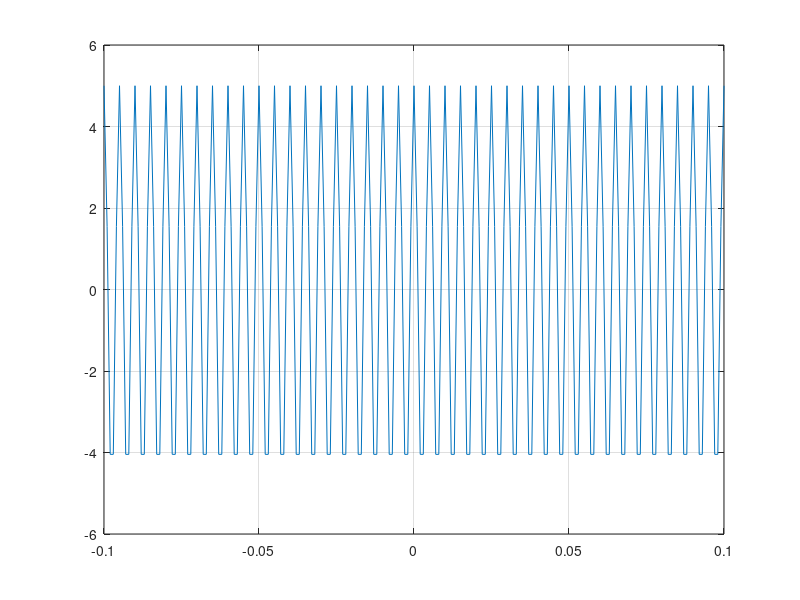
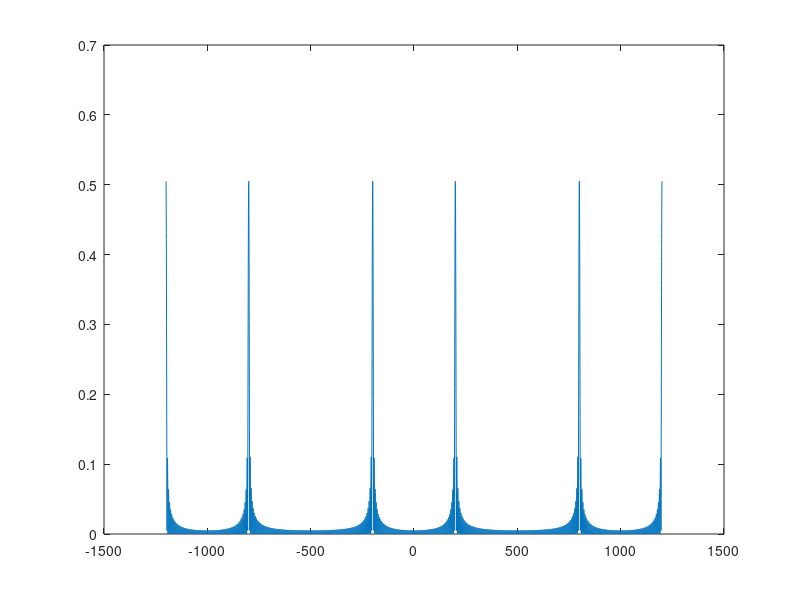

Recreate these plots in MATLAB, in order.
clc , clear

%%Ejercicio 1
f= 1200;
fs=1000;
ts=1/fs;
t=-0.1:ts:0.1;
a=5;
x1= a*cos( 2*pi*t*f);
figure(1)
plot(t,x1)
grid on, ylim([-6 6]), xlim([-0.1 0.1])

w=(-1200:0.1:1200)*2*pi;

X1=0;
n=0;

for tt=t
    n=n+1;
    X1=X1+x1(n)*exp(-j*w*tt)*ts;
    
end
figure (2)
plot(w/(2*pi),abs(X1));
%grid on, ylim([0 6]), xlim([-10 10])

%%Ejercicio 2
T=0.1;
tao = 0.025;
%x2=

